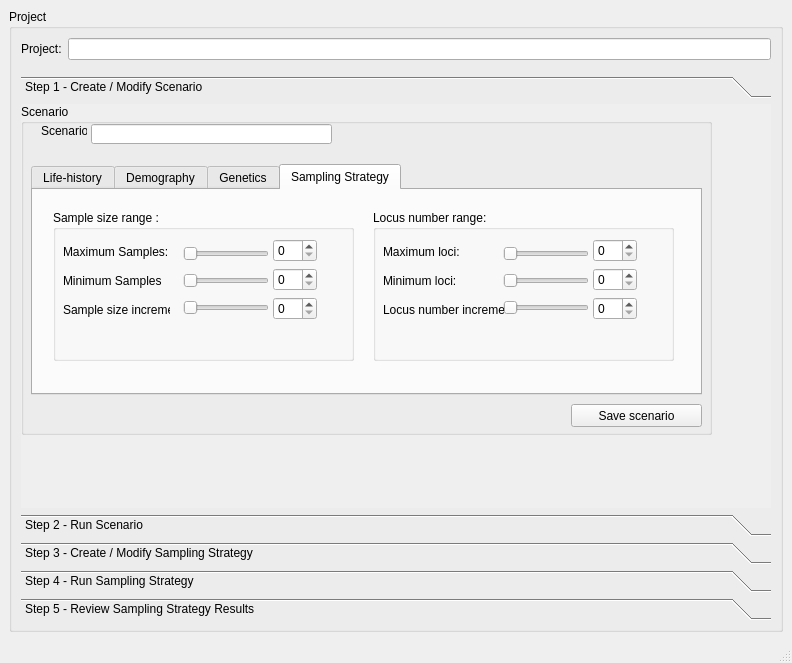
<?xml version="1.0" encoding="UTF-8"?>
<ui version="4.0">
 <class>MainWindow</class>
 <widget class="QMainWindow" name="MainWindow">
  <property name="geometry">
   <rect>
    <x>0</x>
    <y>0</y>
    <width>792</width>
    <height>663</height>
   </rect>
  </property>
  <property name="windowTitle">
   <string>MainWindow</string>
  </property>
  <widget class="QWidget" name="centralwidget">
   <layout class="QGridLayout" name="gridLayout_2">
    <item row="0" column="0">
     <widget class="QGroupBox" name="groupBox_11">
      <property name="title">
       <string>Project</string>
      </property>
      <layout class="QGridLayout" name="gridLayout_3">
       <item row="0" column="1">
        <widget class="QLineEdit" name="lineEdit_8"/>
       </item>
       <item row="0" column="0">
        <widget class="QLabel" name="label_35">
         <property name="text">
          <string>Project:</string>
         </property>
        </widget>
       </item>
       <item row="1" column="1">
        <spacer name="verticalSpacer">
         <property name="orientation">
          <enum>Qt::Vertical</enum>
         </property>
         <property name="sizeType">
          <enum>QSizePolicy::Fixed</enum>
         </property>
         <property name="sizeHint" stdset="0">
          <size>
           <width>20</width>
           <height>10</height>
          </size>
         </property>
        </spacer>
       </item>
       <item row="2" column="0" colspan="2">
        <widget class="QToolBox" name="toolBox">
         <property name="frameShape">
          <enum>QFrame::NoFrame</enum>
         </property>
         <property name="currentIndex">
          <number>0</number>
         </property>
         <widget class="QWidget" name="page_6">
          <property name="geometry">
           <rect>
            <x>0</x>
            <y>0</y>
            <width>754</width>
            <height>394</height>
           </rect>
          </property>
          <attribute name="label">
           <string>Step 1 - Create / Modify Scenario</string>
          </attribute>
          <widget class="QGroupBox" name="groupBox_18">
           <property name="geometry">
            <rect>
             <x>0</x>
             <y>0</y>
             <width>691</width>
             <height>331</height>
            </rect>
           </property>
           <property name="sizePolicy">
            <sizepolicy hsizetype="Preferred" vsizetype="Preferred">
             <horstretch>0</horstretch>
             <verstretch>0</verstretch>
            </sizepolicy>
           </property>
           <property name="title">
            <string>Scenario</string>
           </property>
           <property name="checkable">
            <bool>false</bool>
           </property>
           <widget class="QLabel" name="label_36">
            <property name="geometry">
             <rect>
              <x>20</x>
              <y>20</y>
              <width>46</width>
              <height>13</height>
             </rect>
            </property>
            <property name="text">
             <string>Scenario:</string>
            </property>
           </widget>
           <widget class="QLineEdit" name="lineEdit_4">
            <property name="geometry">
             <rect>
              <x>70</x>
              <y>20</y>
              <width>241</width>
              <height>20</height>
             </rect>
            </property>
           </widget>
           <widget class="QTabWidget" name="tabWidget_3">
            <property name="geometry">
             <rect>
              <x>10</x>
              <y>60</y>
              <width>671</width>
              <height>231</height>
             </rect>
            </property>
            <property name="currentIndex">
             <number>3</number>
            </property>
            <widget class="QWidget" name="tab_6">
             <attribute name="title">
              <string>Life-history</string>
             </attribute>
             <widget class="QGroupBox" name="groupBox_19">
              <property name="geometry">
               <rect>
                <x>320</x>
                <y>20</y>
                <width>331</width>
                <height>151</height>
               </rect>
              </property>
              <property name="title">
               <string>Offspring:</string>
              </property>
              <widget class="QComboBox" name="comboBox_4">
               <property name="geometry">
                <rect>
                 <x>160</x>
                 <y>30</y>
                 <width>141</width>
                 <height>22</height>
                </rect>
               </property>
              </widget>
              <widget class="QWidget" name="layoutWidget_25">
               <property name="geometry">
                <rect>
                 <x>10</x>
                 <y>30</y>
                 <width>151</width>
                 <height>101</height>
                </rect>
               </property>
               <layout class="QVBoxLayout" name="verticalLayout_25">
                <item>
                 <widget class="QLabel" name="label_38">
                  <property name="text">
                   <string>Offspring per litter distribution:</string>
                  </property>
                 </widget>
                </item>
                <item>
                 <widget class="QLabel" name="label_39">
                  <property name="text">
                   <string>Number:</string>
                  </property>
                 </widget>
                </item>
                <item>
                 <widget class="QLabel" name="label_40">
                  <property name="text">
                   <string>Mean:</string>
                  </property>
                 </widget>
                </item>
                <item>
                 <widget class="QLabel" name="label_41">
                  <property name="text">
                   <string>Standard Deviation:</string>
                  </property>
                 </widget>
                </item>
               </layout>
              </widget>
              <widget class="QWidget" name="layoutWidget_26">
               <property name="geometry">
                <rect>
                 <x>160</x>
                 <y>60</y>
                 <width>86</width>
                 <height>80</height>
                </rect>
               </property>
               <layout class="QVBoxLayout" name="verticalLayout_26">
                <item>
                 <widget class="QSlider" name="horizontalSlider_27">
                  <property name="orientation">
                   <enum>Qt::Horizontal</enum>
                  </property>
                 </widget>
                </item>
                <item>
                 <widget class="QSlider" name="horizontalSlider_28">
                  <property name="orientation">
                   <enum>Qt::Horizontal</enum>
                  </property>
                 </widget>
                </item>
                <item>
                 <widget class="QSlider" name="horizontalSlider_29">
                  <property name="orientation">
                   <enum>Qt::Horizontal</enum>
                  </property>
                 </widget>
                </item>
               </layout>
              </widget>
              <widget class="QWidget" name="layoutWidget_27">
               <property name="geometry">
                <rect>
                 <x>250</x>
                 <y>60</y>
                 <width>51</width>
                 <height>74</height>
                </rect>
               </property>
               <layout class="QVBoxLayout" name="verticalLayout_27">
                <item>
                 <widget class="QSpinBox" name="spinBox_23"/>
                </item>
                <item>
                 <widget class="QDoubleSpinBox" name="doubleSpinBox_5"/>
                </item>
                <item>
                 <widget class="QDoubleSpinBox" name="doubleSpinBox_6"/>
                </item>
               </layout>
              </widget>
             </widget>
             <widget class="QGroupBox" name="groupBox_20">
              <property name="geometry">
               <rect>
                <x>10</x>
                <y>20</y>
                <width>301</width>
                <height>151</height>
               </rect>
              </property>
              <property name="title">
               <string>Ageing:</string>
              </property>
              <widget class="QWidget" name="layoutWidget_28">
               <property name="geometry">
                <rect>
                 <x>10</x>
                 <y>30</y>
                 <width>107</width>
                 <height>81</height>
                </rect>
               </property>
               <layout class="QVBoxLayout" name="verticalLayout_28">
                <item>
                 <widget class="QLabel" name="label_42">
                  <property name="text">
                   <string>Maximum Age:</string>
                  </property>
                 </widget>
                </item>
                <item>
                 <widget class="QLabel" name="label_43">
                  <property name="text">
                   <string>Maximum Mating Age:</string>
                  </property>
                 </widget>
                </item>
                <item>
                 <widget class="QLabel" name="label_44">
                  <property name="text">
                   <string>MinimumMating  Age:</string>
                  </property>
                 </widget>
                </item>
               </layout>
              </widget>
              <widget class="QWidget" name="layoutWidget_29">
               <property name="geometry">
                <rect>
                 <x>130</x>
                 <y>30</y>
                 <width>86</width>
                 <height>81</height>
                </rect>
               </property>
               <layout class="QVBoxLayout" name="verticalLayout_29">
                <item>
                 <widget class="QSlider" name="horizontalSlider_31">
                  <property name="orientation">
                   <enum>Qt::Horizontal</enum>
                  </property>
                 </widget>
                </item>
                <item>
                 <widget class="QSlider" name="horizontalSlider_32">
                  <property name="orientation">
                   <enum>Qt::Horizontal</enum>
                  </property>
                 </widget>
                </item>
                <item>
                 <widget class="QSlider" name="horizontalSlider_33">
                  <property name="orientation">
                   <enum>Qt::Horizontal</enum>
                  </property>
                 </widget>
                </item>
               </layout>
              </widget>
              <widget class="QWidget" name="layoutWidget_30">
               <property name="geometry">
                <rect>
                 <x>220</x>
                 <y>29</y>
                 <width>44</width>
                 <height>81</height>
                </rect>
               </property>
               <layout class="QVBoxLayout" name="verticalLayout_30">
                <item>
                 <widget class="QSpinBox" name="spinBox_24"/>
                </item>
                <item>
                 <widget class="QSpinBox" name="spinBox_25"/>
                </item>
                <item>
                 <widget class="QSpinBox" name="spinBox_27"/>
                </item>
               </layout>
              </widget>
             </widget>
            </widget>
            <widget class="QWidget" name="tab_7">
             <attribute name="title">
              <string>Demography</string>
             </attribute>
             <widget class="QGroupBox" name="groupBox_21">
              <property name="geometry">
               <rect>
                <x>10</x>
                <y>20</y>
                <width>301</width>
                <height>151</height>
               </rect>
              </property>
              <property name="title">
               <string>GroupBox</string>
              </property>
              <widget class="QLabel" name="label_45">
               <property name="geometry">
                <rect>
                 <x>20</x>
                 <y>30</y>
                 <width>81</width>
                 <height>16</height>
                </rect>
               </property>
               <property name="text">
                <string>Population size:</string>
               </property>
              </widget>
              <widget class="QSlider" name="horizontalSlider_34">
               <property name="geometry">
                <rect>
                 <x>110</x>
                 <y>30</y>
                 <width>84</width>
                 <height>19</height>
                </rect>
               </property>
               <property name="orientation">
                <enum>Qt::Horizontal</enum>
               </property>
              </widget>
              <widget class="QSpinBox" name="spinBox_28">
               <property name="geometry">
                <rect>
                 <x>200</x>
                 <y>30</y>
                 <width>49</width>
                 <height>20</height>
                </rect>
               </property>
              </widget>
             </widget>
             <widget class="QGroupBox" name="groupBox_22">
              <property name="geometry">
               <rect>
                <x>320</x>
                <y>20</y>
                <width>311</width>
                <height>151</height>
               </rect>
              </property>
              <property name="title">
               <string>Age cohort survival:</string>
              </property>
              <widget class="QPushButton" name="pushButton_6">
               <property name="geometry">
                <rect>
                 <x>30</x>
                 <y>30</y>
                 <width>261</width>
                 <height>23</height>
                </rect>
               </property>
               <property name="text">
                <string>Edit age cohort survival rates</string>
               </property>
              </widget>
             </widget>
            </widget>
            <widget class="QWidget" name="tab_8">
             <attribute name="title">
              <string>Genetics</string>
             </attribute>
             <widget class="QLabel" name="label_8">
              <property name="geometry">
               <rect>
                <x>20</x>
                <y>20</y>
                <width>91</width>
                <height>16</height>
               </rect>
              </property>
              <property name="text">
               <string>Number of Loci:</string>
              </property>
             </widget>
             <widget class="QGroupBox" name="groupBox_23">
              <property name="geometry">
               <rect>
                <x>10</x>
                <y>50</y>
                <width>331</width>
                <height>151</height>
               </rect>
              </property>
              <property name="title">
               <string>Alleles per locus</string>
              </property>
              <widget class="QComboBox" name="comboBox_5">
               <property name="geometry">
                <rect>
                 <x>160</x>
                 <y>30</y>
                 <width>141</width>
                 <height>22</height>
                </rect>
               </property>
              </widget>
              <widget class="QWidget" name="layoutWidget_31">
               <property name="geometry">
                <rect>
                 <x>10</x>
                 <y>32</y>
                 <width>138</width>
                 <height>101</height>
                </rect>
               </property>
               <layout class="QVBoxLayout" name="verticalLayout_31">
                <item>
                 <widget class="QLabel" name="label_46">
                  <property name="text">
                   <string>Alleles per locus distribution:</string>
                  </property>
                 </widget>
                </item>
                <item>
                 <widget class="QLabel" name="label_47">
                  <property name="text">
                   <string>Number:</string>
                  </property>
                 </widget>
                </item>
                <item>
                 <widget class="QLabel" name="label_48">
                  <property name="text">
                   <string>Mean:</string>
                  </property>
                 </widget>
                </item>
                <item>
                 <widget class="QLabel" name="label_49">
                  <property name="text">
                   <string>Standard Deviation:</string>
                  </property>
                 </widget>
                </item>
               </layout>
              </widget>
              <widget class="QWidget" name="layoutWidget_32">
               <property name="geometry">
                <rect>
                 <x>160</x>
                 <y>63</y>
                 <width>86</width>
                 <height>80</height>
                </rect>
               </property>
               <layout class="QVBoxLayout" name="verticalLayout_32">
                <item>
                 <widget class="QSlider" name="horizontalSlider_35">
                  <property name="orientation">
                   <enum>Qt::Horizontal</enum>
                  </property>
                 </widget>
                </item>
                <item>
                 <widget class="QSlider" name="horizontalSlider_36">
                  <property name="orientation">
                   <enum>Qt::Horizontal</enum>
                  </property>
                 </widget>
                </item>
                <item>
                 <widget class="QSlider" name="horizontalSlider_37">
                  <property name="orientation">
                   <enum>Qt::Horizontal</enum>
                  </property>
                 </widget>
                </item>
               </layout>
              </widget>
              <widget class="QWidget" name="layoutWidget_33">
               <property name="geometry">
                <rect>
                 <x>250</x>
                 <y>60</y>
                 <width>51</width>
                 <height>74</height>
                </rect>
               </property>
               <layout class="QVBoxLayout" name="verticalLayout_33">
                <item>
                 <widget class="QSpinBox" name="spinBox_29"/>
                </item>
                <item>
                 <widget class="QDoubleSpinBox" name="doubleSpinBox_7"/>
                </item>
                <item>
                 <widget class="QDoubleSpinBox" name="doubleSpinBox_8"/>
                </item>
               </layout>
              </widget>
             </widget>
             <widget class="QSlider" name="horizontalSlider_38">
              <property name="geometry">
               <rect>
                <x>110</x>
                <y>20</y>
                <width>84</width>
                <height>16</height>
               </rect>
              </property>
              <property name="orientation">
               <enum>Qt::Horizontal</enum>
              </property>
             </widget>
             <widget class="QSpinBox" name="spinBox_30">
              <property name="geometry">
               <rect>
                <x>200</x>
                <y>20</y>
                <width>49</width>
                <height>16</height>
               </rect>
              </property>
             </widget>
             <widget class="QGroupBox" name="groupBox_24">
              <property name="geometry">
               <rect>
                <x>350</x>
                <y>50</y>
                <width>311</width>
                <height>151</height>
               </rect>
              </property>
              <property name="title">
               <string>Allele Frequencies</string>
              </property>
              <widget class="QLabel" name="label_50">
               <property name="geometry">
                <rect>
                 <x>10</x>
                 <y>30</y>
                 <width>136</width>
                 <height>18</height>
                </rect>
               </property>
               <property name="text">
                <string>Allele frequency distribution:</string>
               </property>
              </widget>
              <widget class="QComboBox" name="comboBox_6">
               <property name="geometry">
                <rect>
                 <x>154</x>
                 <y>30</y>
                 <width>141</width>
                 <height>22</height>
                </rect>
               </property>
              </widget>
              <widget class="QLabel" name="label_51">
               <property name="geometry">
                <rect>
                 <x>10</x>
                 <y>70</y>
                 <width>111</width>
                 <height>16</height>
                </rect>
               </property>
               <property name="text">
                <string>Allele frequency file:</string>
               </property>
              </widget>
              <widget class="QLineEdit" name="lineEdit_2">
               <property name="geometry">
                <rect>
                 <x>155</x>
                 <y>70</y>
                 <width>121</width>
                 <height>20</height>
                </rect>
               </property>
              </widget>
              <widget class="QToolButton" name="toolButton_2">
               <property name="geometry">
                <rect>
                 <x>280</x>
                 <y>70</y>
                 <width>25</width>
                 <height>19</height>
                </rect>
               </property>
               <property name="text">
                <string>...</string>
               </property>
              </widget>
             </widget>
            </widget>
            <widget class="QWidget" name="tab_2">
             <attribute name="title">
              <string>Sampling Strategy</string>
             </attribute>
             <widget class="QGroupBox" name="groupBox_25">
              <property name="geometry">
               <rect>
                <x>20</x>
                <y>20</y>
                <width>301</width>
                <height>151</height>
               </rect>
              </property>
              <property name="title">
               <string>Sample size range :</string>
              </property>
              <widget class="QWidget" name="layoutWidget_34">
               <property name="geometry">
                <rect>
                 <x>10</x>
                 <y>30</y>
                 <width>107</width>
                 <height>81</height>
                </rect>
               </property>
               <layout class="QVBoxLayout" name="verticalLayout_34">
                <item>
                 <widget class="QLabel" name="label_52">
                  <property name="text">
                   <string>Maximum Samples:</string>
                  </property>
                 </widget>
                </item>
                <item>
                 <widget class="QLabel" name="label_53">
                  <property name="text">
                   <string>Minimum Samples</string>
                  </property>
                 </widget>
                </item>
                <item>
                 <widget class="QLabel" name="label_54">
                  <property name="text">
                   <string>Sample size increment</string>
                  </property>
                 </widget>
                </item>
               </layout>
              </widget>
              <widget class="QWidget" name="layoutWidget_35">
               <property name="geometry">
                <rect>
                 <x>130</x>
                 <y>30</y>
                 <width>86</width>
                 <height>81</height>
                </rect>
               </property>
               <layout class="QVBoxLayout" name="verticalLayout_35">
                <item>
                 <widget class="QSlider" name="horizontalSlider_39">
                  <property name="orientation">
                   <enum>Qt::Horizontal</enum>
                  </property>
                 </widget>
                </item>
                <item>
                 <widget class="QSlider" name="horizontalSlider_40">
                  <property name="orientation">
                   <enum>Qt::Horizontal</enum>
                  </property>
                 </widget>
                </item>
                <item>
                 <widget class="QSlider" name="horizontalSlider_41">
                  <property name="orientation">
                   <enum>Qt::Horizontal</enum>
                  </property>
                 </widget>
                </item>
               </layout>
              </widget>
              <widget class="QWidget" name="layoutWidget_36">
               <property name="geometry">
                <rect>
                 <x>220</x>
                 <y>29</y>
                 <width>44</width>
                 <height>81</height>
                </rect>
               </property>
               <layout class="QVBoxLayout" name="verticalLayout_36">
                <item>
                 <widget class="QSpinBox" name="spinBox_31"/>
                </item>
                <item>
                 <widget class="QSpinBox" name="spinBox_32"/>
                </item>
                <item>
                 <widget class="QSpinBox" name="spinBox_33"/>
                </item>
               </layout>
              </widget>
             </widget>
             <widget class="QGroupBox" name="groupBox_26">
              <property name="geometry">
               <rect>
                <x>340</x>
                <y>20</y>
                <width>301</width>
                <height>151</height>
               </rect>
              </property>
              <property name="title">
               <string>Locus number range:</string>
              </property>
              <widget class="QWidget" name="layoutWidget_37">
               <property name="geometry">
                <rect>
                 <x>10</x>
                 <y>30</y>
                 <width>122</width>
                 <height>81</height>
                </rect>
               </property>
               <layout class="QVBoxLayout" name="verticalLayout_37">
                <item>
                 <widget class="QLabel" name="label_55">
                  <property name="text">
                   <string>Maximum loci:</string>
                  </property>
                 </widget>
                </item>
                <item>
                 <widget class="QLabel" name="label_56">
                  <property name="text">
                   <string>Minimum loci:</string>
                  </property>
                 </widget>
                </item>
                <item>
                 <widget class="QLabel" name="label_57">
                  <property name="text">
                   <string>Locus number increment:</string>
                  </property>
                 </widget>
                </item>
               </layout>
              </widget>
              <widget class="QWidget" name="layoutWidget_38">
               <property name="geometry">
                <rect>
                 <x>130</x>
                 <y>30</y>
                 <width>86</width>
                 <height>81</height>
                </rect>
               </property>
               <layout class="QVBoxLayout" name="verticalLayout_38">
                <item>
                 <widget class="QSlider" name="horizontalSlider_42">
                  <property name="orientation">
                   <enum>Qt::Horizontal</enum>
                  </property>
                 </widget>
                </item>
                <item>
                 <widget class="QSlider" name="horizontalSlider_43">
                  <property name="orientation">
                   <enum>Qt::Horizontal</enum>
                  </property>
                 </widget>
                </item>
                <item>
                 <widget class="QSlider" name="horizontalSlider_44">
                  <property name="orientation">
                   <enum>Qt::Horizontal</enum>
                  </property>
                 </widget>
                </item>
               </layout>
              </widget>
              <widget class="QWidget" name="layoutWidget_39">
               <property name="geometry">
                <rect>
                 <x>220</x>
                 <y>29</y>
                 <width>44</width>
                 <height>81</height>
                </rect>
               </property>
               <layout class="QVBoxLayout" name="verticalLayout_39">
                <item>
                 <widget class="QSpinBox" name="spinBox_34"/>
                </item>
                <item>
                 <widget class="QSpinBox" name="spinBox_35"/>
                </item>
                <item>
                 <widget class="QSpinBox" name="spinBox_36"/>
                </item>
               </layout>
              </widget>
             </widget>
            </widget>
           </widget>
           <widget class="QPushButton" name="pushButton_7">
            <property name="geometry">
             <rect>
              <x>550</x>
              <y>300</y>
              <width>131</width>
              <height>23</height>
             </rect>
            </property>
            <property name="text">
             <string>Save scenario</string>
            </property>
           </widget>
          </widget>
         </widget>
         <widget class="QWidget" name="page_7">
          <property name="geometry">
           <rect>
            <x>0</x>
            <y>0</y>
            <width>754</width>
            <height>394</height>
           </rect>
          </property>
          <attribute name="label">
           <string>Step 2 - Run Scenario</string>
          </attribute>
          <widget class="QGroupBox" name="groupBox_27">
           <property name="geometry">
            <rect>
             <x>10</x>
             <y>20</y>
             <width>681</width>
             <height>161</height>
            </rect>
           </property>
           <property name="title">
            <string>Run scenario</string>
           </property>
           <widget class="QPushButton" name="pushButton_8">
            <property name="geometry">
             <rect>
              <x>530</x>
              <y>120</y>
              <width>131</width>
              <height>23</height>
             </rect>
            </property>
            <property name="text">
             <string>Run scenario</string>
            </property>
           </widget>
           <widget class="QWidget" name="layoutWidget_40">
            <property name="geometry">
             <rect>
              <x>290</x>
              <y>30</y>
              <width>44</width>
              <height>74</height>
             </rect>
            </property>
            <layout class="QVBoxLayout" name="verticalLayout_40">
             <item>
              <widget class="QSpinBox" name="spinBox_37"/>
             </item>
             <item>
              <widget class="QSpinBox" name="spinBox_38"/>
             </item>
             <item>
              <widget class="QSpinBox" name="spinBox_39"/>
             </item>
            </layout>
           </widget>
           <widget class="QWidget" name="layoutWidget_41">
            <property name="geometry">
             <rect>
              <x>190</x>
              <y>30</y>
              <width>86</width>
              <height>80</height>
             </rect>
            </property>
            <layout class="QVBoxLayout" name="verticalLayout_41">
             <item>
              <widget class="QSlider" name="horizontalSlider_45">
               <property name="orientation">
                <enum>Qt::Horizontal</enum>
               </property>
              </widget>
             </item>
             <item>
              <widget class="QSlider" name="horizontalSlider_46">
               <property name="orientation">
                <enum>Qt::Horizontal</enum>
               </property>
              </widget>
             </item>
             <item>
              <widget class="QSlider" name="horizontalSlider_47">
               <property name="orientation">
                <enum>Qt::Horizontal</enum>
               </property>
              </widget>
             </item>
            </layout>
           </widget>
           <widget class="QWidget" name="layoutWidget_42">
            <property name="geometry">
             <rect>
              <x>20</x>
              <y>30</y>
              <width>158</width>
              <height>71</height>
             </rect>
            </property>
            <layout class="QVBoxLayout" name="verticalLayout_42">
             <item>
              <widget class="QLabel" name="label_58">
               <property name="text">
                <string>Burn-in length:</string>
               </property>
              </widget>
             </item>
             <item>
              <widget class="QLabel" name="label_59">
               <property name="text">
                <string>Temporal evolution length:</string>
               </property>
              </widget>
             </item>
             <item>
              <widget class="QLabel" name="label_60">
               <property name="text">
                <string>Number of population replicates:</string>
               </property>
              </widget>
             </item>
            </layout>
           </widget>
          </widget>
         </widget>
         <widget class="QWidget" name="page_8">
          <property name="geometry">
           <rect>
            <x>0</x>
            <y>0</y>
            <width>754</width>
            <height>394</height>
           </rect>
          </property>
          <attribute name="label">
           <string>Step 3 - Create / Modify Sampling Strategy</string>
          </attribute>
          <widget class="QGroupBox" name="groupBox_28">
           <property name="geometry">
            <rect>
             <x>0</x>
             <y>10</y>
             <width>691</width>
             <height>241</height>
            </rect>
           </property>
           <property name="title">
            <string>Sampling strategy</string>
           </property>
           <widget class="QGroupBox" name="groupBox_29">
            <property name="geometry">
             <rect>
              <x>20</x>
              <y>30</y>
              <width>301</width>
              <height>151</height>
             </rect>
            </property>
            <property name="title">
             <string>Sample size range</string>
            </property>
            <widget class="QWidget" name="layoutWidget_43">
             <property name="geometry">
              <rect>
               <x>10</x>
               <y>30</y>
               <width>107</width>
               <height>81</height>
              </rect>
             </property>
             <layout class="QVBoxLayout" name="verticalLayout_43">
              <item>
               <widget class="QLabel" name="label_61">
                <property name="text">
                 <string>Maximum Samples:</string>
                </property>
               </widget>
              </item>
              <item>
               <widget class="QLabel" name="label_62">
                <property name="text">
                 <string>Minimum Samples</string>
                </property>
               </widget>
              </item>
              <item>
               <widget class="QLabel" name="label_63">
                <property name="text">
                 <string>Sample size increment</string>
                </property>
               </widget>
              </item>
             </layout>
            </widget>
            <widget class="QWidget" name="layoutWidget_44">
             <property name="geometry">
              <rect>
               <x>130</x>
               <y>30</y>
               <width>86</width>
               <height>81</height>
              </rect>
             </property>
             <layout class="QVBoxLayout" name="verticalLayout_44">
              <item>
               <widget class="QSlider" name="horizontalSlider_48">
                <property name="orientation">
                 <enum>Qt::Horizontal</enum>
                </property>
               </widget>
              </item>
              <item>
               <widget class="QSlider" name="horizontalSlider_49">
                <property name="orientation">
                 <enum>Qt::Horizontal</enum>
                </property>
               </widget>
              </item>
              <item>
               <widget class="QSlider" name="horizontalSlider_50">
                <property name="orientation">
                 <enum>Qt::Horizontal</enum>
                </property>
               </widget>
              </item>
             </layout>
            </widget>
            <widget class="QWidget" name="layoutWidget_45">
             <property name="geometry">
              <rect>
               <x>220</x>
               <y>29</y>
               <width>44</width>
               <height>81</height>
              </rect>
             </property>
             <layout class="QVBoxLayout" name="verticalLayout_45">
              <item>
               <widget class="QSpinBox" name="spinBox_40"/>
              </item>
              <item>
               <widget class="QSpinBox" name="spinBox_41"/>
              </item>
              <item>
               <widget class="QSpinBox" name="spinBox_42"/>
              </item>
             </layout>
            </widget>
           </widget>
           <widget class="QGroupBox" name="groupBox_30">
            <property name="geometry">
             <rect>
              <x>340</x>
              <y>30</y>
              <width>301</width>
              <height>151</height>
             </rect>
            </property>
            <property name="title">
             <string>Locus number range</string>
            </property>
            <widget class="QWidget" name="layoutWidget_46">
             <property name="geometry">
              <rect>
               <x>10</x>
               <y>30</y>
               <width>122</width>
               <height>81</height>
              </rect>
             </property>
             <layout class="QVBoxLayout" name="verticalLayout_46">
              <item>
               <widget class="QLabel" name="label_64">
                <property name="text">
                 <string>Maximum loci:</string>
                </property>
               </widget>
              </item>
              <item>
               <widget class="QLabel" name="label_65">
                <property name="text">
                 <string>Minimum loci:</string>
                </property>
               </widget>
              </item>
              <item>
               <widget class="QLabel" name="label_66">
                <property name="text">
                 <string>Locus number increment:</string>
                </property>
               </widget>
              </item>
             </layout>
            </widget>
            <widget class="QWidget" name="layoutWidget_47">
             <property name="geometry">
              <rect>
               <x>130</x>
               <y>30</y>
               <width>86</width>
               <height>81</height>
              </rect>
             </property>
             <layout class="QVBoxLayout" name="verticalLayout_47">
              <item>
               <widget class="QSlider" name="horizontalSlider_51">
                <property name="orientation">
                 <enum>Qt::Horizontal</enum>
                </property>
               </widget>
              </item>
              <item>
               <widget class="QSlider" name="horizontalSlider_52">
                <property name="orientation">
                 <enum>Qt::Horizontal</enum>
                </property>
               </widget>
              </item>
              <item>
               <widget class="QSlider" name="horizontalSlider_53">
                <property name="orientation">
                 <enum>Qt::Horizontal</enum>
                </property>
               </widget>
              </item>
             </layout>
            </widget>
            <widget class="QWidget" name="layoutWidget_48">
             <property name="geometry">
              <rect>
               <x>220</x>
               <y>29</y>
               <width>44</width>
               <height>81</height>
              </rect>
             </property>
             <layout class="QVBoxLayout" name="verticalLayout_48">
              <item>
               <widget class="QSpinBox" name="spinBox_43"/>
              </item>
              <item>
               <widget class="QSpinBox" name="spinBox_44"/>
              </item>
              <item>
               <widget class="QSpinBox" name="spinBox_45"/>
              </item>
             </layout>
            </widget>
           </widget>
           <widget class="QPushButton" name="pushButton_9">
            <property name="geometry">
             <rect>
              <x>540</x>
              <y>200</y>
              <width>141</width>
              <height>23</height>
             </rect>
            </property>
            <property name="text">
             <string>Save sampling strategy</string>
            </property>
           </widget>
          </widget>
         </widget>
         <widget class="QWidget" name="page_9">
          <property name="geometry">
           <rect>
            <x>0</x>
            <y>0</y>
            <width>754</width>
            <height>394</height>
           </rect>
          </property>
          <attribute name="label">
           <string>Step 4 - Run Sampling Strategy</string>
          </attribute>
          <widget class="QGroupBox" name="groupBox_31">
           <property name="geometry">
            <rect>
             <x>0</x>
             <y>10</y>
             <width>681</width>
             <height>161</height>
            </rect>
           </property>
           <property name="title">
            <string>Run sampling strategy</string>
           </property>
           <widget class="QPushButton" name="pushButton_10">
            <property name="geometry">
             <rect>
              <x>530</x>
              <y>120</y>
              <width>131</width>
              <height>23</height>
             </rect>
            </property>
            <property name="text">
             <string>Run sampling strategy</string>
            </property>
           </widget>
           <widget class="QSlider" name="horizontalSlider_54">
            <property name="geometry">
             <rect>
              <x>150</x>
              <y>30</y>
              <width>84</width>
              <height>19</height>
             </rect>
            </property>
            <property name="orientation">
             <enum>Qt::Horizontal</enum>
            </property>
           </widget>
           <widget class="QLabel" name="label_67">
            <property name="geometry">
             <rect>
              <x>20</x>
              <y>30</y>
              <width>156</width>
              <height>19</height>
             </rect>
            </property>
            <property name="text">
             <string>Number of Ne replicates:</string>
            </property>
           </widget>
           <widget class="QSpinBox" name="spinBox_46">
            <property name="geometry">
             <rect>
              <x>240</x>
              <y>30</y>
              <width>42</width>
              <height>20</height>
             </rect>
            </property>
           </widget>
          </widget>
         </widget>
         <widget class="QWidget" name="page_10">
          <property name="geometry">
           <rect>
            <x>0</x>
            <y>0</y>
            <width>754</width>
            <height>394</height>
           </rect>
          </property>
          <attribute name="label">
           <string>Step 5 - Review Sampling Strategy Results</string>
          </attribute>
          <widget class="QGroupBox" name="groupBox_32">
           <property name="geometry">
            <rect>
             <x>10</x>
             <y>10</y>
             <width>681</width>
             <height>291</height>
            </rect>
           </property>
           <property name="title">
            <string>Sampling strategy results</string>
           </property>
           <widget class="QFrame" name="frame_2">
            <property name="geometry">
             <rect>
              <x>20</x>
              <y>20</y>
              <width>641</width>
              <height>251</height>
             </rect>
            </property>
            <property name="frameShape">
             <enum>QFrame::StyledPanel</enum>
            </property>
            <property name="frameShadow">
             <enum>QFrame::Sunken</enum>
            </property>
            <widget class="QTextBrowser" name="textBrowser_3">
             <property name="geometry">
              <rect>
               <x>10</x>
               <y>10</y>
               <width>621</width>
               <height>231</height>
              </rect>
             </property>
             <property name="html">
              <string>&lt;!DOCTYPE HTML PUBLIC &quot;-//W3C//DTD HTML 4.0//EN&quot; &quot;http://www.w3.org/TR/REC-html40/strict.dtd&quot;&gt;
&lt;html&gt;&lt;head&gt;&lt;meta name=&quot;qrichtext&quot; content=&quot;1&quot; /&gt;&lt;style type=&quot;text/css&quot;&gt;
p, li { white-space: pre-wrap; }
&lt;/style&gt;&lt;/head&gt;&lt;body style=&quot; font-family:'MS Shell Dlg 2'; font-size:8.25pt; font-weight:400; font-style:normal;&quot;&gt;
&lt;p style=&quot; margin-top:0px; margin-bottom:0px; margin-left:0px; margin-right:0px; -qt-block-indent:0; text-indent:0px;&quot;&gt;&lt;img src=&quot;:/test/Untitled.png&quot; /&gt;&lt;/p&gt;&lt;/body&gt;&lt;/html&gt;</string>
             </property>
            </widget>
           </widget>
          </widget>
         </widget>
        </widget>
       </item>
      </layout>
     </widget>
    </item>
   </layout>
  </widget>
  <widget class="QMenuBar" name="menubar">
   <property name="geometry">
    <rect>
     <x>0</x>
     <y>0</y>
     <width>792</width>
     <height>21</height>
    </rect>
   </property>
  </widget>
  <widget class="QStatusBar" name="statusbar"/>
 </widget>
 <resources>
  <include location="test.qrc"/>
 </resources>
 <connections/>
</ui>
